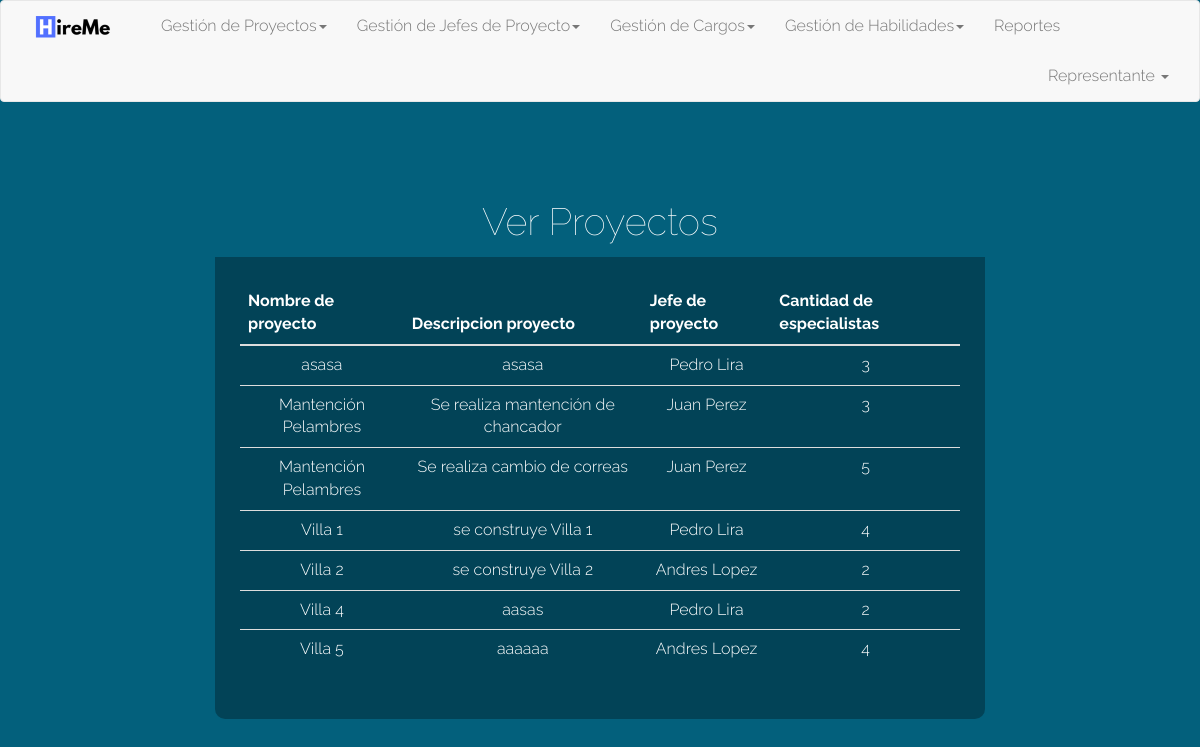
The app's page /pVerProyecto.php with its own data.
### tables this page shows
CREATE TABLE `proyectos` (
  `IdProyecto` int(9) NOT NULL,
  `NombreProyecto` varchar(50) NOT NULL,
  `DescripcionProyecto` text NOT NULL,
  `FechaInicioProyecto` date NOT NULL,
  `FechaTerminoProyecto` date NOT NULL,
  `CantNecesaria` int(5) NOT NULL,
  `imageurl` text NOT NULL,
  `rutJefeP` varchar(10) NOT NULL
);

CREATE TABLE `jefeproyecto` (
  `rutJefeP` varchar(10) NOT NULL,
  `nombreJefeP` varchar(25) NOT NULL,
  `apellidoJefeP` varchar(25) NOT NULL,
  `especialidadJefeP` varchar(25) NOT NULL,
  `passwordJefe` varchar(25) NOT NULL
);

### pVerProyecto.php (the view, shortened to what this page needs)
<!DOCTYPE html>
<html lang="en">
<head>
	<link rel="stylesheet" href="css/bootstrap.min.css">
	<link rel="stylesheet" href="font-awesome/css/font-awesome.min.css">
	<link rel="stylesheet" href="css/custom.css">
	<link rel="stylesheet" href="css/estilos.css">
</head>
<body>
	<nav class="navbar navbar-default">
  <div class="container-fluid">
    <div class="navbar-header">
      <a class="navbar-brand" href="pRepresentante.php"><img alt="" src="imagenes/Imagen1.png"></a>
    </div>
    <div class="collapse navbar-collapse" id="bs-example-navbar-collapse-1">
      <ul class="nav navbar-nav">
        <li class="dropdown">
          <a href="#" class="dropdown-toggle" data-toggle="dropdown" role="button" aria-haspopup="true" aria-expanded="false">Gestión de Proyectos<span class="caret"></span></a>
        </li>
        <li class="dropdown">
          <a href="#" class="dropdown-toggle" data-toggle="dropdown" role="button" aria-haspopup="true" aria-expanded="false">Gestión de Jefes de Proyecto<span class="caret"></span></a>
        </li>
        <li class="dropdown">
          <a href="#" class="dropdown-toggle" data-toggle="dropdown" role="button" aria-haspopup="true" aria-expanded="false">Gestión de Cargos<span class="caret"></span></a>
        </li>
        <li class="dropdown">
          <a href="#" class="dropdown-toggle" data-toggle="dropdown" role="button" aria-haspopup="true" aria-expanded="false">Gestión de Habilidades<span class="caret"></span></a>
        </li>
        <li><a href="#">Reportes</a></li>
      </ul>
      <ul class="nav navbar-nav navbar-right">
        <li class="dropdown">
          <a href="#" class="dropdown-toggle" data-toggle="dropdown" role="button" aria-haspopup="true" aria-expanded="false">Representante <span class="caret"></span></a>
        </li>
      </ul>
    </div>
  </div>
</nav>
	<div class="col-md-8 col-md-offset-2 myform-cont">
	<br>
	<?php
		include("conexionbd.php");
		$sql_consultar= "SELECT p.NombreProyecto, p.DescripcionProyecto, p.rutJefeP, p.CantNecesaria, j.nombreJefeP, j.apellidoJefeP FROM proyectos p LEFT JOIN jefeproyecto j ON p.rutJefeP = j.rutJefeP ORDER BY p.nombreProyecto ASC;";
		$resultados=$conex->query($sql_consultar);
	?>
		<h1>Ver Proyectos</h1>
			<div class="myform-bottom">
			<table class="table">
			<thead>
				<tr>
						<th>Nombre de proyecto</th>
						<th>Descripcion proyecto</th>
						<th>Jefe de proyecto</th>
						<th>Cantidad de especialistas</th>
					</tr>
			<thead>
			<tbody>
				<?php
					foreach ($resultados as $fila){
				?>
					<tr>
						<td><?php echo $fila['NombreProyecto'];?></td>
						<td><?php echo $fila['DescripcionProyecto'];?></td>
						<td><?php echo $fila['nombreJefeP']." ".$fila['apellidoJefeP'];?></td>
						<td><?php echo $fila['CantNecesaria'];?></td>
					</tr>
				<?php
					}
				?>
				</tbody>
			</table>
			</div>
	</div>
</body>
</html>

### css/custom.css (style rules this page uses)
body { font-family : 'Raleway'; font-size : 16px; font-weight : 300; color : #fff; line-height : 30px; text-align : center; background-color : #03607c; }
a, a :hover, a:focus { text-decoration : none; }
h1, h2 { margin-top : 10px; font-size : 38px; font-weight : 100; line-height : 50px; }
.myform-cont { margin-top : 35px; }
.myform-bottom { padding : 25px 25px 30px 25px; background : rgba(0,0,0,0.3); -moz-border-radius : 0 0 10px 10px; -webkit-border-radius: 0 0 10px 10px; border-radius : 0 0 10px 10px; text-align: center; }

### records on screen
proyectos: NombreProyecto "asasa", DescripcionProyecto "asasa", rutJefeP.nombreJefeP "Pedro", rutJefeP.apellidoJefeP "Lira", CantNecesaria "3"
proyectos: NombreProyecto "Mantención Pelambres", DescripcionProyecto "Se realiza mantención de chancador", rutJefeP.nombreJefeP "Juan", rutJefeP.apellidoJefeP "Perez", CantNecesaria "3"
proyectos: NombreProyecto "Mantención Pelambres", DescripcionProyecto "Se realiza cambio de correas", rutJefeP.nombreJefeP "Juan", rutJefeP.apellidoJefeP "Perez", CantNecesaria "5"
proyectos: NombreProyecto "Villa 1", DescripcionProyecto "se construye Villa 1", rutJefeP.nombreJefeP "Pedro", rutJefeP.apellidoJefeP "Lira", CantNecesaria "4"
proyectos: NombreProyecto "Villa 2", DescripcionProyecto "se construye Villa 2", rutJefeP.nombreJefeP "Andres", rutJefeP.apellidoJefeP "Lopez", CantNecesaria "2"
proyectos: NombreProyecto "Villa 4", DescripcionProyecto "aasas", rutJefeP.nombreJefeP "Pedro", rutJefeP.apellidoJefeP "Lira", CantNecesaria "2"
proyectos: NombreProyecto "Villa 5", DescripcionProyecto "aaaaaa", rutJefeP.nombreJefeP "Andres", rutJefeP.apellidoJefeP "Lopez", CantNecesaria "4"
